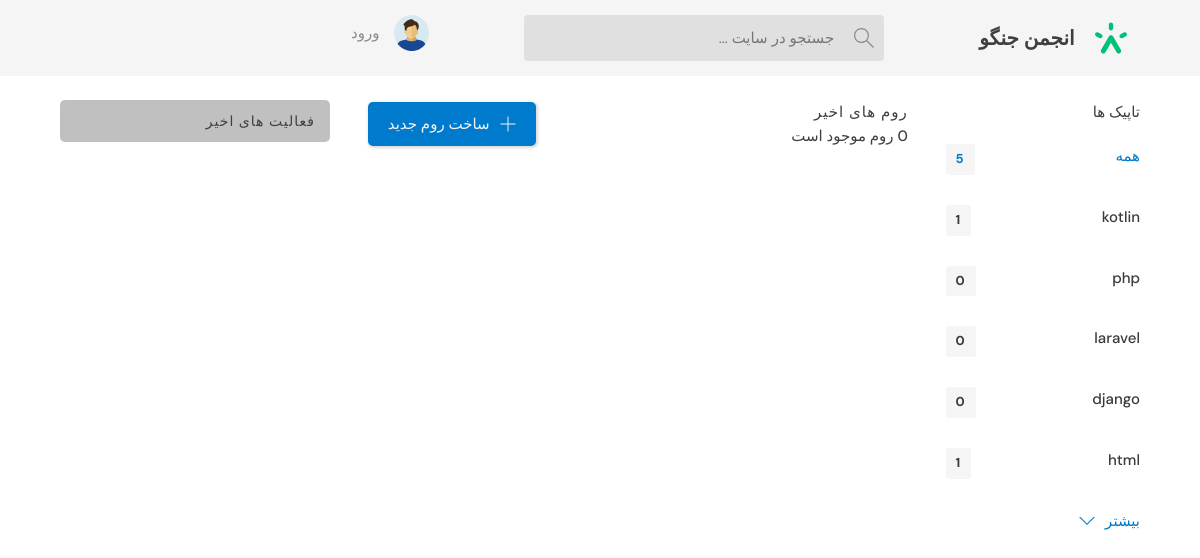
The page /?q=لاراول on the database as committed earlier.
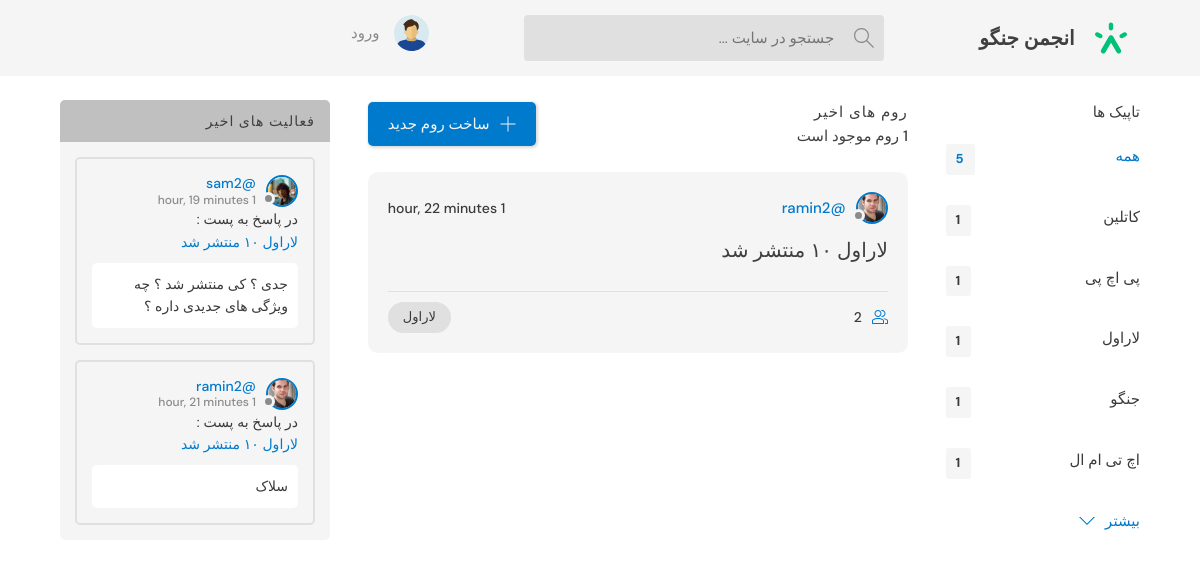
The same page on the database as committed later.
### base/models.py (models this page shows, shortened)
class Topic (models.Model):
    name = models.CharField(max_length=200)

class Room(models.Model):
    name = models.CharField(max_length=200)
    description = models.TextField(null=True, blank=True)
    participants = models.ManyToManyField(User,related_name='participants' , blank=True)
    updated = models.DateTimeField(auto_now=True)
    created = models.DateTimeField(auto_now_add=True)
    class Meta:
        ordering = ['-updated','-created']
    topic   = models.ForeignKey(Topic,on_delete=models.SET_NULL,null=True)
    host    = models.ForeignKey(User,on_delete=models.SET_NULL,null=True)
    def __str__(self):
        return self.name

class User(AbstractUser):
    name = models.CharField(max_length=200 , null=True)
    email = models.EmailField(unique=True)
    bio = models.TextField(null=True)
    profile_image = models.ImageField(null=False,default='default.svg')
    USERNAME_FIELD = 'email'
    REQUIRED_FIELDS = []

class Message(models.Model):
    user = models.ForeignKey(User,on_delete=models.CASCADE)
    room = models.ForeignKey(Room,on_delete=models.CASCADE)
    body = models.TextField()
    updated = models.DateTimeField(auto_now=True)
    created = models.DateTimeField(auto_now_add=True)
    class Meta:
        ordering = ['-updated','-created']

### base/views.py (the view)
# urls.py: path('', views.home,name="home"),
def home(request):
    q = request.GET.get('q') if request.GET.get('q') != None else ''
    rooms = Room.objects.filter(
        Q(topic__name__icontains =q) |
        Q(name__icontains =q) |
        Q(description__icontains =q)
        )
    topics = Topic.objects.all()[0:5]
    room_count = rooms.count()
    room_messages = Message.objects.filter(Q(room__topic__name__icontains =q))
    context= {'rooms':rooms,'topics':topics , 'room_count':room_count , 'room_messages':room_messages}
    return render(request , 'base/home.html' ,context)

### base/templates/base/home.html
{% extends 'main.html' %}
{% block content %}
  <main class="layout layout--3">
    <div class="container">
        {% include 'base/topics_component.html' %}
        {% include 'base/feed_component.html' %}
        {% include 'base/activity_component.html' %}
    </div>
  </main>
{% endblock content %}

### base/templates/base/topics_component.html
<div class="topics">
  <div class="topics__header">
    <h2>تاپیک ها </h2>
  </div>
  <ul class="topics__list">
    <li>
      <a href="{% url 'home' %}" class="active">همه  <span>
        {{topics.count}}
      </span></a>
    </li>
    {% for topic in topics %}
      <li>
        <a href="{% url 'home' %}?q={{topic.name}}">{{topic.name}}<span>{{topic.room_set.all.count}}</span></a>
      </li>
    {% endfor %}
  </ul>
  <a class="btn btn--link" href="{% url 'topics' %}">
    بیشتر
    <svg
      version="1.1"
      xmlns="http://www.w3.org/2000/svg"
      width="32"
      height="32"
      viewBox="0 0 32 32"
    >
      <title>chevron-down</title>
      <path d="M16 21l-13-13h-3l16 16 16-16h-3l-13 13z"></path>
    </svg>
  </a>
</div>

### base/templates/base/feed_component.html (shortened to what this page needs)
<div class="roomList">
  <div class="roomList__header">
    <div>
      <h2>روم های اخیر</h2>
      <p>{{rooms.count}} روم موجود است</p>
    </div>
    <a class="btn btn--main" href="{% url 'create-room' %}">
      <svg
        version="1.1"
        xmlns="http://www.w3.org/2000/svg"
        width="32"
        height="32"
        viewBox="0 0 32 32"
      >
        <title>add</title>
        <path
          d="M16.943 0.943h-1.885v14.115h-14.115v1.885h14.115v14.115h1.885v-14.115h14.115v-1.885h-14.115v-14.115z"
        ></path>
      </svg>
      ساخت روم جدید
    </a>
  </div>
  {% for room in rooms %}
    <div class="roomListRoom">
      <div class="roomListRoom__header">
        <a href="{% url 'user-profile' room.host.id %}" class="roomListRoom__author">
          <div class="avatar avatar--small">
            <img src="{{ HTTP_HOST }}/{{room.host.profile_image}}" />
          </div>
          <span>@{{room.host.username}}</span>
        </a>
        <div class="roomListRoom__actions">
          <span>{{room.updated | timesince}}</span>
        </div>
      </div>
      <div class="roomListRoom__content">
        <a href="{% url 'room' room.id %}">{{room.name}}</a>
      </div>
      <div class="roomListRoom__meta">
        <a href="room.html" class="roomListRoom__joined">
          {{room.participants.all.count}}
        </a>
        <p class="roomListRoom__topic">{{room.topic.name}}</p>
      </div>
    </div>
  {% endfor %}
</div>

### base/templates/base/activity_component.html (shortened to what this page needs)
<div class="activities">
  <div class="activities__header">
    <h2>فعالیت های اخیر </h2>
  </div>
  {% for message in room_messages %}
    <div class="activities__box">
      <div class="activities__boxHeader roomListRoom__header">
        <a href="{% url 'user-profile' message.user.id %}" class="roomListRoom__author">
          <div class="avatar avatar--small">
            <img src="{{ HTTP_HOST }}/{{message.user.profile_image}}" />
          </div>
          <p>
            @{{message.user.username}}
            <span>{{ message.created | timesince}}</span>
          </p>
        </a>
      </div>
      <div class="activities__boxContent">
        <p>
          در پاسخ به پست : <a href="{% url 'room' message.room.id %}">{{ message.room}}</a
          >
        </p>
        <div class="activities__boxRoomContent">
          {{message.body}}
        </div>
      </div>
    </div>
  {% endfor %}
</div>

Rows that differ between the two databases and show on the page:
changed Topic id 1: name "kotlin" → "کاتلین"
changed Topic (number 2 of 5 on the later page): name "php" → "پی اچ پی"; room_set.all.count "0" → "1"
changed Topic: name "laravel" → "لاراول"; room_set.all.count "0" → "1"
changed Topic: name "django" → "جنگو"; room_set.all.count "0" → "1"
changed Topic (number 5 of 5 on the later page): name "html" → "اچ تی ام ال"
added Room: host.profile_image (picture), host.username "ramin2", updated "1 hour, 22 minutes", name "لاراول ۱۰ منتشر شد", participants.all.count "2", topic.name "لاراول"
added Message: user.profile_image (picture), user.username "sam2", created "1 hour, 19 minutes", room "لاراول ۱۰ منتشر شد", body "جدی ؟ کی منتشر شد ؟ چه ویژگی های جدیدی داره ؟‌"
added Message: user.profile_image (picture), user.username "ramin2", created "1 hour, 21 minutes", room "لاراول ۱۰ منتشر شد", body "سلاک"
